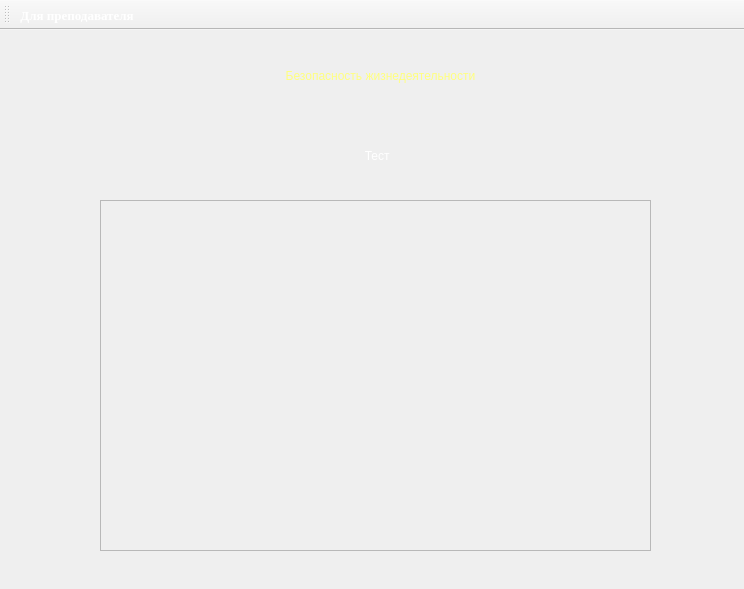
<?xml version="1.0" encoding="UTF-8"?>
<ui version="4.0">
 <class>MainWindow</class>
 <widget class="QMainWindow" name="MainWindow">
  <property name="geometry">
   <rect>
    <x>0</x>
    <y>0</y>
    <width>744</width>
    <height>589</height>
   </rect>
  </property>
  <property name="sizePolicy">
   <sizepolicy hsizetype="Fixed" vsizetype="Fixed">
    <horstretch>0</horstretch>
    <verstretch>0</verstretch>
   </sizepolicy>
  </property>
  <property name="windowTitle">
   <string>Тест</string>
  </property>
  <property name="autoFillBackground">
   <bool>false</bool>
  </property>
  <property name="styleSheet">
   <string notr="true">background-image: url(:/bg_image/images/Фон_1.PNG);
color: rgb(255, 255, 255);</string>
  </property>
  <widget class="QWidget" name="centralWidget">
   <property name="styleSheet">
    <string notr="true"/>
   </property>
   <widget class="QScrollArea" name="scrollArea">
    <property name="geometry">
     <rect>
      <x>100</x>
      <y>170</y>
      <width>551</width>
      <height>351</height>
     </rect>
    </property>
    <property name="sizePolicy">
     <sizepolicy hsizetype="Minimum" vsizetype="Minimum">
      <horstretch>0</horstretch>
      <verstretch>0</verstretch>
     </sizepolicy>
    </property>
    <property name="layoutDirection">
     <enum>Qt::LeftToRight</enum>
    </property>
    <property name="autoFillBackground">
     <bool>false</bool>
    </property>
    <property name="styleSheet">
     <string notr="true">background-image: url(:/bg_image/images/White);
background-image: url(:/bg_image/images/Фон_1.PNG);</string>
    </property>
    <property name="widgetResizable">
     <bool>true</bool>
    </property>
    <widget class="QWidget" name="scrollAreaWidgetContents">
     <property name="geometry">
      <rect>
       <x>0</x>
       <y>0</y>
       <width>549</width>
       <height>349</height>
      </rect>
     </property>
     <layout class="QVBoxLayout" name="verticalLayout">
      <item>
       <layout class="QGridLayout" name="gridLayout">
        <property name="sizeConstraint">
         <enum>QLayout::SetMinimumSize</enum>
        </property>
       </layout>
      </item>
     </layout>
    </widget>
   </widget>
   <widget class="QLabel" name="name1">
    <property name="geometry">
     <rect>
      <x>20</x>
      <y>0</y>
      <width>721</width>
      <height>91</height>
     </rect>
    </property>
    <property name="styleSheet">
     <string notr="true">font: 30pt &quot;Times New Roman&quot;;
color: rgb(255, 255, 127);</string>
    </property>
    <property name="text">
     <string>Безопасность жизнедеятельности</string>
    </property>
    <property name="alignment">
     <set>Qt::AlignCenter</set>
    </property>
   </widget>
   <widget class="QLabel" name="name2">
    <property name="geometry">
     <rect>
      <x>10</x>
      <y>90</y>
      <width>731</width>
      <height>71</height>
     </rect>
    </property>
    <property name="styleSheet">
     <string notr="true">font:45pt &quot;Times New Roman&quot;;
color: rgb(255, 255, 255);</string>
    </property>
    <property name="text">
     <string> Тест</string>
    </property>
    <property name="alignment">
     <set>Qt::AlignCenter</set>
    </property>
   </widget>
  </widget>
  <widget class="QMenuBar" name="menuBar">
   <property name="geometry">
    <rect>
     <x>0</x>
     <y>0</y>
     <width>744</width>
     <height>21</height>
    </rect>
   </property>
  </widget>
  <widget class="QToolBar" name="mainToolBar">
   <property name="enabled">
    <bool>true</bool>
   </property>
   <property name="sizePolicy">
    <sizepolicy hsizetype="Fixed" vsizetype="Fixed">
     <horstretch>0</horstretch>
     <verstretch>0</verstretch>
    </sizepolicy>
   </property>
   <property name="font">
    <font>
     <family>Times New Roman</family>
     <pointsize>10</pointsize>
    </font>
   </property>
   <property name="mouseTracking">
    <bool>false</bool>
   </property>
   <property name="acceptDrops">
    <bool>true</bool>
   </property>
   <attribute name="toolBarArea">
    <enum>TopToolBarArea</enum>
   </attribute>
   <attribute name="toolBarBreak">
    <bool>false</bool>
   </attribute>
   <addaction name="setting"/>
  </widget>
  <action name="setting">
   <property name="text">
    <string>Для преподавателя</string>
   </property>
   <property name="toolTip">
    <string>&lt;html&gt;&lt;head/&gt;&lt;body&gt;&lt;p&gt;&lt;span style=&quot; font-size:8pt; color:#000000;&quot;&gt;Только для преподавателя!&lt;/span&gt;&lt;/p&gt;&lt;/body&gt;&lt;/html&gt;</string>
   </property>
   <property name="font">
    <font>
     <family>Times New Roman</family>
     <pointsize>10</pointsize>
     <weight>75</weight>
     <bold>true</bold>
    </font>
   </property>
  </action>
 </widget>
 <layoutdefault spacing="6" margin="11"/>
 <resources/>
 <connections/>
</ui>
